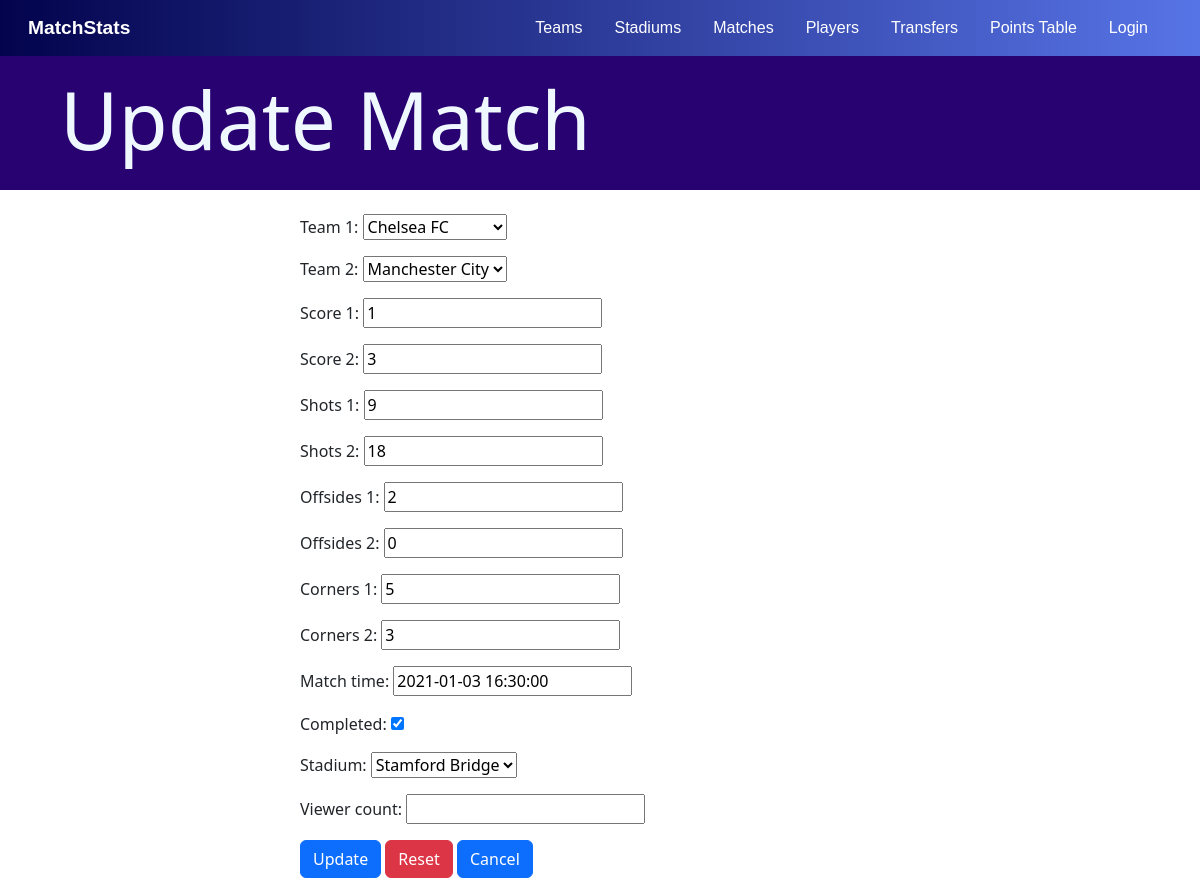
/match/1/update, run on the app's committed database.
### main/models.py (models this page shows, shortened)
class Match(models.Model):
    team_1 = models.ForeignKey(Team, null=True, related_name="team_1", on_delete=models.SET_NULL)
    team_2 = models.ForeignKey(Team, null=True, related_name="team_2", on_delete=models.SET_NULL)
    score_1 = models.PositiveSmallIntegerField(default=0)
    score_2 = models.PositiveSmallIntegerField(default=0)
    shots_1 = models.PositiveSmallIntegerField(default=0)
    shots_2 = models.PositiveSmallIntegerField(default=0)
    offsides_1 = models.PositiveSmallIntegerField(default=0)
    offsides_2 = models.PositiveSmallIntegerField(default=0)
    corners_1 = models.PositiveSmallIntegerField(default=0)
    corners_2 = models.PositiveSmallIntegerField(default=0)
    match_time = models.DateTimeField()
    completed = models.BooleanField(default=False)
    stadium = models.ForeignKey(Stadium, null=True, on_delete=models.SET_NULL)
    viewer_count = models.PositiveIntegerField(null=True, blank=True)

### main/views.py (the view, shortened to what this page needs)
# urls.py: path('match/<int:pk>/update',views.MatchUpdateView.as_view(), name="match_update"),
class MatchUpdateView(generic.UpdateView):
    model = Match
    fields = '__all__'
    template_name = 'main/match_update.html'

### main/models.py (called while the page is built)
    def __str__(self):
        return self.name

    def __str__(self):
        return self.name

### main/templates/main/match_update.html (shortened to what this page needs)
{% extends 'main/base.html' %}
{% load static %}
{% block content %}
<header>
    <h1 class="display-1" style="width: 100%;">Update Match</h1>
</header>
<br>
<form method="post" action="{% url 'main:match_update' match.id %}" >
    {{form.as_p}}
    <input type="submit" value="Update"  class="btn btn-primary">
    <button type="reset" class="btn btn-danger"> Reset </button>
    <a href="{% url 'main:match_detail' match.id %}" class="btn btn-primary"> Cancel </a>
</form>
{% endblock %}

### main/static/nav.css (style rules this page uses)
header { margin: 0; display:flex; justify-content: space-between; align-items: center; padding: 15px 60px; position: absolute; width: 100vw; box-sizing: border-box; background-color: rgb(39, 2, 112); color: aliceblue; position: static; }

### main/templates/main/match_update.html (style rules this page uses)
form { width: 50%; align-items: center; margin-left: 25%; }

### data on the page
Match: team_1 "Chelsea FC", team_2 "Manchester City", score_1 "1", score_2 "3", shots_1 "9", shots_2 "18", offsides_1 "2", offsides_2 "0", corners_1 "5", corners_2 "3", match_time "2021-01-03 16:30:00", completed "☑", stadium "Stamford Bridge"
